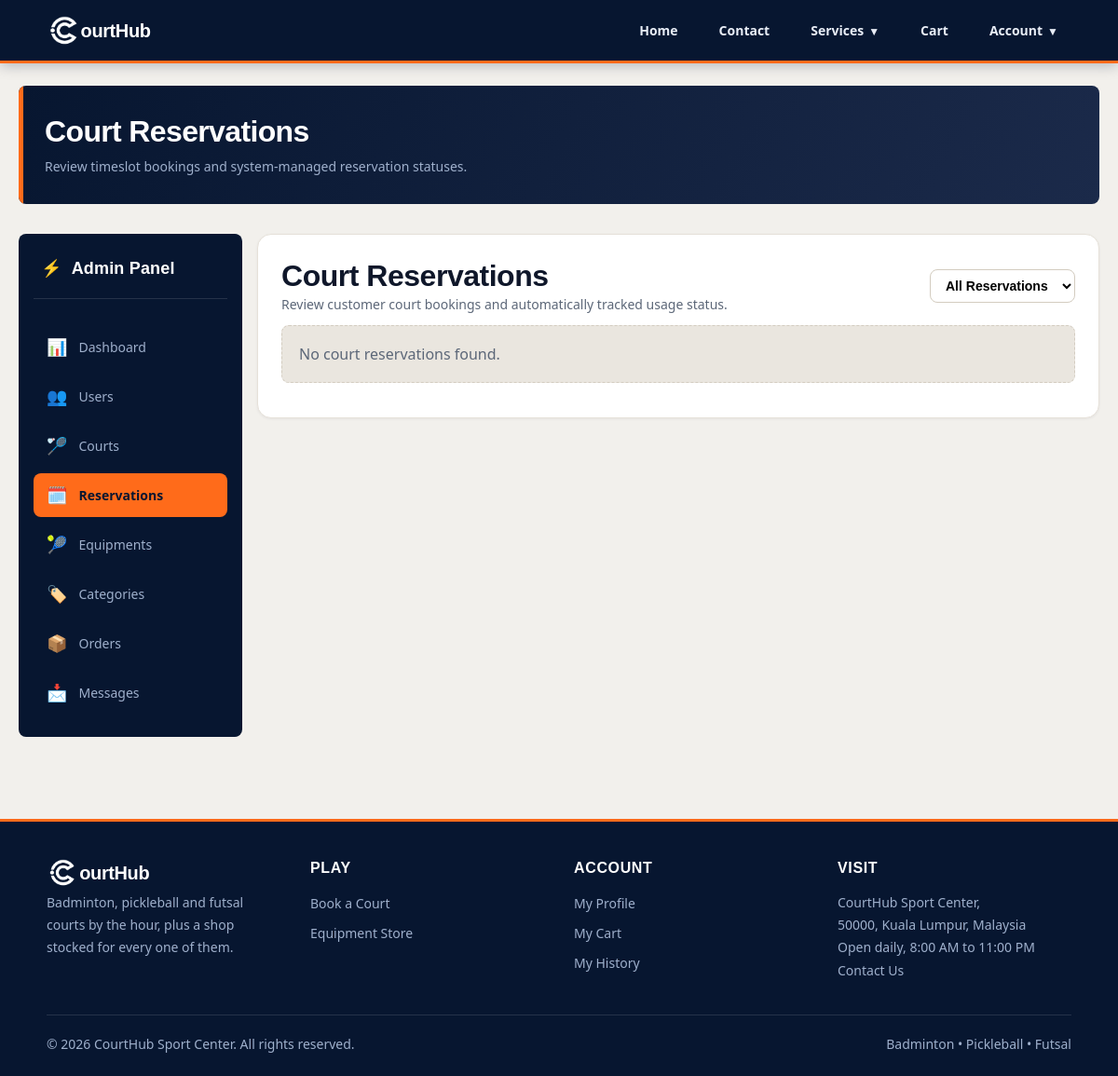
/admin/reservation.php (signed in), run on an earlier commit of the app's database.
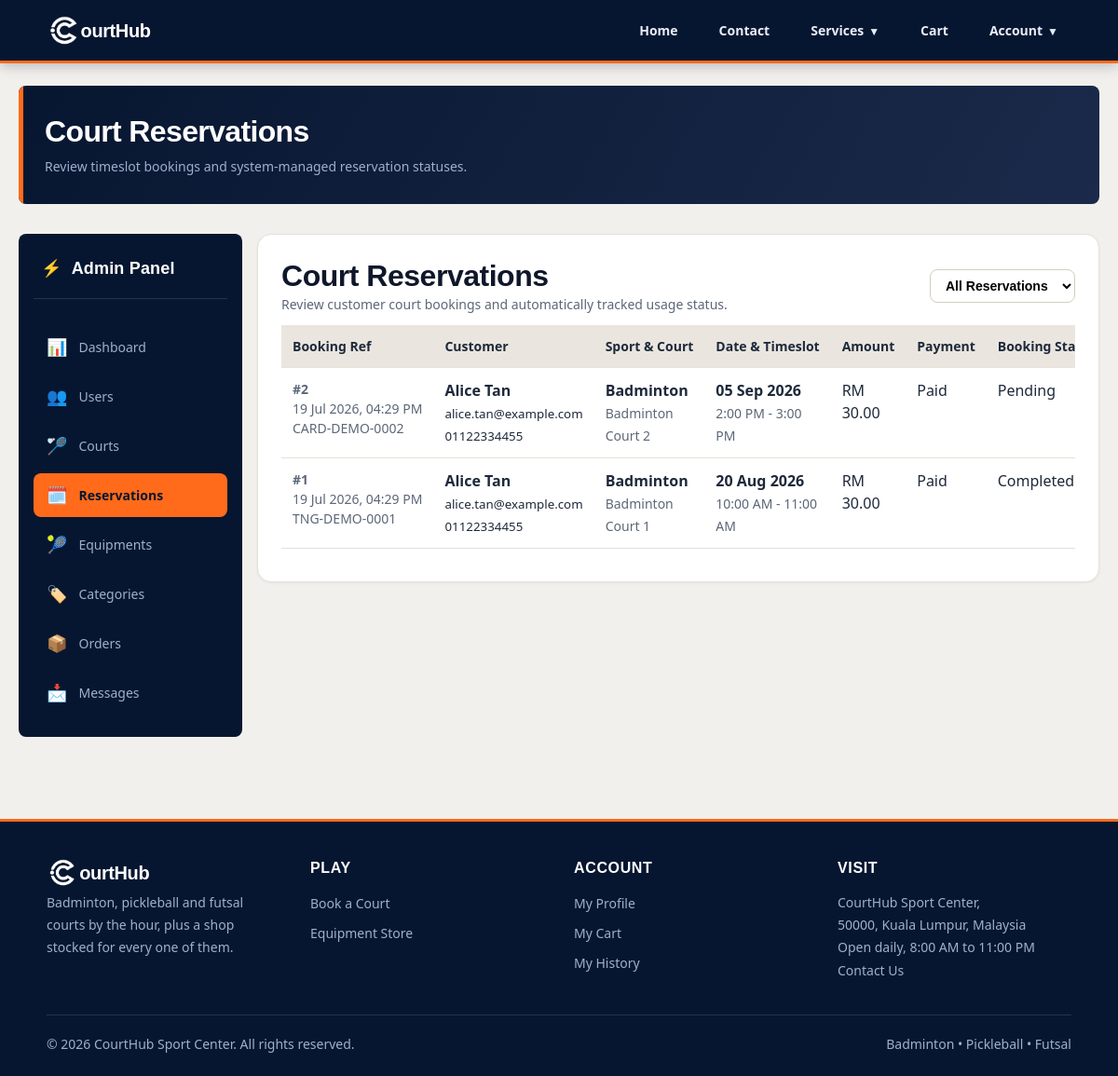
And on a later commit of the database.
### tables this page shows
CREATE TABLE booking_order_items (
    booking_item_id  INT AUTO_INCREMENT PRIMARY KEY,
    booking_order_id INT NOT NULL,
    court_id         INT NOT NULL,
    booking_date     DATE NOT NULL,
    start_time       TIME NOT NULL,
    end_time         TIME NOT NULL,
    price            DECIMAL(8,2) NOT NULL,    

    FOREIGN KEY (booking_order_id) REFERENCES booking_orders(booking_order_id) ON DELETE CASCADE,
    FOREIGN KEY (court_id)         REFERENCES courts(court_id),

     
     
    INDEX idx_booking_overlap (court_id, booking_date, start_time, end_time),
    UNIQUE KEY unique_exact_start (court_id, booking_date, start_time)
);

CREATE TABLE booking_orders (
    booking_order_id INT AUTO_INCREMENT PRIMARY KEY,
    user_id          INT NOT NULL,
    total_amount     DECIMAL(8,2) NOT NULL,
    payment_method   ENUM('tng_ewallet', 'credit_debit_card') NOT NULL,
    payment_status   ENUM('paid', 'failed') NOT NULL DEFAULT 'paid',  
    booking_status ENUM('Pending', 'Completed') NOT NULL DEFAULT 'Pending',
    transaction_ref  VARCHAR(50),           
    created_at       TIMESTAMP DEFAULT CURRENT_TIMESTAMP,

    FOREIGN KEY (user_id) REFERENCES users(user_id) ON DELETE CASCADE
);

CREATE TABLE users (
    user_id         INT AUTO_INCREMENT PRIMARY KEY,
    full_name       VARCHAR(100) NOT NULL,
    email           VARCHAR(100) NOT NULL UNIQUE,
    password_hash   VARCHAR(255) NOT NULL,
    phone           VARCHAR(20),
    role            ENUM('customer', 'admin') NOT NULL DEFAULT 'customer',
    created_at      TIMESTAMP DEFAULT CURRENT_TIMESTAMP
);

CREATE TABLE sport_types (
    sport_type_id   INT AUTO_INCREMENT PRIMARY KEY,
    name            VARCHAR(30) NOT NULL UNIQUE,    
    price_per_hour  DECIMAL(6,2) NOT NULL
);

CREATE TABLE courts (
    court_id        INT AUTO_INCREMENT PRIMARY KEY,
    court_number    VARCHAR(30) NOT NULL,
    sport_type_id   INT NOT NULL,
    status          ENUM('active', 'pending_deletion', 'deleted') NOT NULL DEFAULT 'active',
    created_at      TIMESTAMP DEFAULT CURRENT_TIMESTAMP,

    FOREIGN KEY (sport_type_id) REFERENCES sport_types(sport_type_id)
);

### config/functions.php (called while the page is built, shortened)
<?php
function h($string) {
    return htmlspecialchars($string ?? '', ENT_QUOTES, 'UTF-8');
}
    ?>

### admin/reservation.php (the view, shortened to what the rows shown need)
<?php
require_once __DIR__ . '/../config/db_connect.php';
require_once __DIR__ . '/../config/functions.php';
$auto_update_sql = "UPDATE booking_orders bo
                    JOIN (
                        SELECT booking_order_id,
                               MAX(TIMESTAMP(booking_date, end_time)) AS ends_at
                        FROM booking_order_items
                        GROUP BY booking_order_id
                    ) last ON last.booking_order_id = bo.booking_order_id
                    SET bo.booking_status = 'Completed'
                    WHERE bo.booking_status = 'Pending'
                      AND bo.payment_status = 'paid'
                      AND last.ends_at < NOW()";
$conn->query($auto_update_sql);
$filter = $_GET['filter'] ?? 'All';
$base_sql = "SELECT bo.booking_order_id, bo.total_amount, bo.payment_method, bo.payment_status, bo.booking_status, bo.transaction_ref, bo.created_at,
                    boi.booking_item_id, boi.booking_date, boi.start_time, boi.end_time, boi.price AS item_price,
                    u.full_name, u.email, u.phone,
                    c.court_number, s.name AS sport_name
             FROM booking_order_items boi
             INNER JOIN booking_orders bo ON boi.booking_order_id = bo.booking_order_id
             LEFT JOIN users u ON bo.user_id = u.user_id
             LEFT JOIN courts c ON boi.court_id = c.court_id
             LEFT JOIN sport_types s ON c.sport_type_id = s.sport_type_id";
if ($filter === 'Completed') {
    $sql = $base_sql . " WHERE bo.booking_status = 'Completed' ORDER BY boi.booking_date DESC, boi.start_time ASC";
} elseif ($filter === 'Pending') {
    $sql = $base_sql . " WHERE bo.booking_status = 'Pending' ORDER BY boi.booking_date DESC, boi.start_time ASC";
} else {
    $sql = $base_sql . " ORDER BY boi.booking_date DESC, boi.start_time ASC";
}
$result = $conn->query($sql);
require_once __DIR__ . '/../includes/header.php';
?>
<section class="page-hero">
    <h1>Court Reservations</h1>
</section>
<div class="dashboard-layout">
    <div class="dashboard-main-content">
        <section class="card">
            <div class="split-row">
                <div>
                    <h1>Court Reservations</h1>
                </div>
            </div>
            <?php if (!$result || $result->num_rows === 0): ?>
                <div class="empty-state">No court reservations found.</div>
            <?php else: ?>
                <div class="table-wrap">
                    <table class="messages-table">
                        <thead>
                            <tr>
                                <th>Booking Ref</th>
                                <th>Customer</th>
                                <th>Sport & Court</th>
                                <th>Date & Timeslot</th>
                                <th>Amount</th>
                                <th>Payment</th>
                                <th>Booking Status</th>
                            </tr>
                        </thead>
                        <tbody>
                            <?php while ($row = $result->fetch_assoc()): ?>
                                <tr>
                                    <td class="message-date">
                                        <strong>#<?= (int) $row['booking_order_id'] ?></strong><br>
                                        <small class="muted"><?= htmlspecialchars(date('d M Y, h:i A', strtotime($row['created_at']))) ?></small>
                                        <?php if (!empty($row['transaction_ref'])): ?>
                                            <br><small class="muted"><?= htmlspecialchars($row['transaction_ref']) ?></small>
                                        <?php endif; ?>
                                    </td>
                                    <td>
                                        <strong><?= htmlspecialchars($row['full_name'] ?? 'Guest') ?></strong><br>
                                        <small><?= h($row['email'] ?? '') ?></small><br>
                                        <small><?= htmlspecialchars($row['phone'] ?? '') ?></small>
                                    </td>
                                    <td>
                                        <strong><?= htmlspecialchars($row['sport_name'] ?? 'Court') ?></strong><br>
                                        <small class="muted"><?= htmlspecialchars($row['court_number'] ?? 'N/A') ?></small>
                                    </td>
                                    <td>
                                        <strong><?= htmlspecialchars(date('d M Y', strtotime($row['booking_date']))) ?></strong><br>
                                        <small class="muted">
                                            <?= htmlspecialchars(date('g:i A', strtotime($row['start_time']))) ?> - <?= htmlspecialchars(date('g:i A', strtotime($row['end_time']))) ?>
                                        </small>
                                    </td>
                                    <td>RM <?= number_format((float)($row['item_price'] ?? 0), 2) ?></td>
                                    <td>
                                        <span class="badge badge-<?= $row['payment_status'] === 'paid' ? 'success' : 'warning' ?>">
                                            <?= htmlspecialchars(ucfirst($row['payment_status'] ?? 'pending')) ?>
                                        </span>
                                    </td>
                                    <td>
                                        <span class="badge badge-<?= $row['booking_status'] === 'Completed' ? 'success' : 'secondary' ?>">
                                            <?= htmlspecialchars(ucfirst($row['booking_status'] ?? 'Pending')) ?>
                                        </span>
                                    </td>
                                </tr>
                            <?php endwhile; ?>
                        </tbody>
                    </table>
                </div>
            <?php endif; ?>
        </section>
    </div>
</div>
<?php
require_once __DIR__ . '/../includes/footer.php';
?>

What changed in the data, as far as the page shows it:
added booking_order_items: booking_order.booking_order_id "2", booking_order.created_at "19 Jul 2026, 04:29 PM", booking_order.transaction_ref "CARD-DEMO-0002", users.full_name "Alice Tan", users.email "alice.tan@example.com", users.phone "01122334455", sport_types.name "Badminton", court.court_number "Badminton Court 2", booking_date "05 Sep 2026", start_time "2:00 PM", end_time "3:00 PM", price "30.00", booking_order.payment_status "Paid", booking_order.booking_status "Pending"
added booking_order_items: booking_order.booking_order_id "1", booking_order.created_at "19 Jul 2026, 04:29 PM", booking_order.transaction_ref "TNG-DEMO-0001", users.full_name "Alice Tan", users.email "alice.tan@example.com", users.phone "01122334455", sport_types.name "Badminton", court.court_number "Badminton Court 1", booking_date "20 Aug 2026", start_time "10:00 AM", end_time "11:00 AM", price "30.00", booking_order.payment_status "Paid", booking_order.booking_status "Completed"
Also different on the page:
text no longer shown: "No court reservations found."
text now shown: "Booking Ref Customer Sport & Court Date & Timeslot Amount Payment Booking…"
